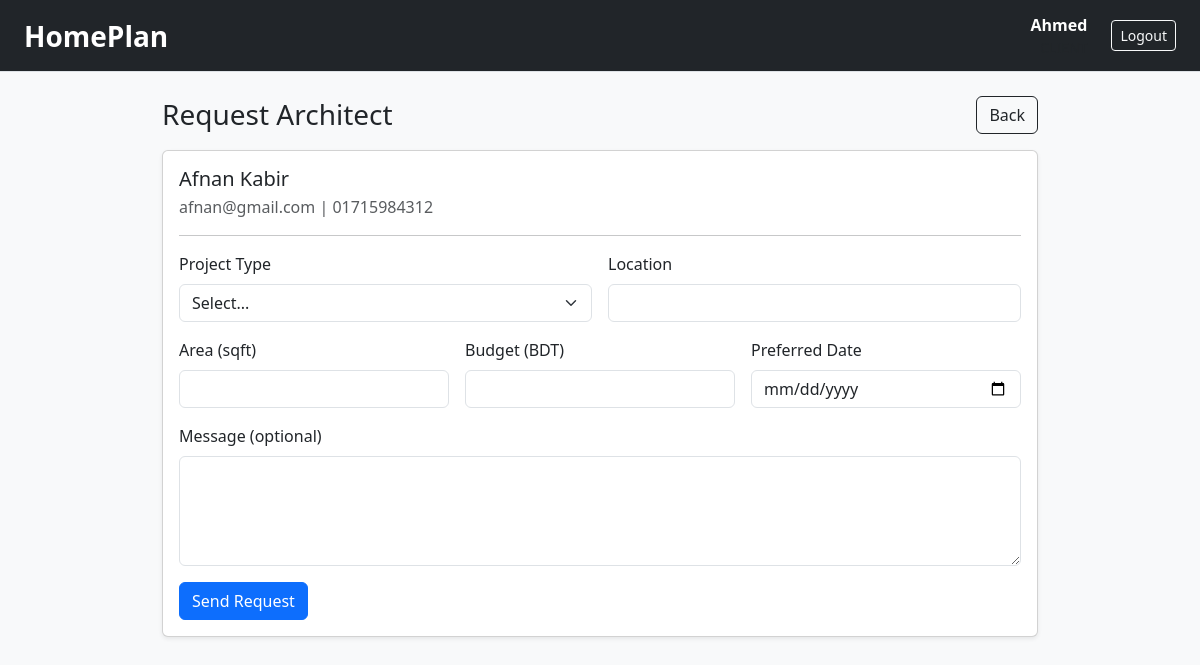
Page /client/architect_request.php?id=8 (signed in) on the committed database.
### tables this page shows
CREATE TABLE `users` (
  `user_id` int(11) NOT NULL,
  `role` enum('client','property_owner','developer','architect','material_provider','worker_provider','interior_designer','admin') NOT NULL,
  `provider_type` enum('developer','builder','contractor','architect') DEFAULT NULL,
  `full_name` varchar(120) NOT NULL,
  `email` varchar(190) NOT NULL,
  `phone` varchar(30) DEFAULT NULL,
  `password` varchar(255) NOT NULL,
  `profile_pic` varchar(255) DEFAULT NULL,
  `house` varchar(60) DEFAULT NULL,
  `street` varchar(80) DEFAULT NULL,
  `city` varchar(80) DEFAULT NULL,
  `area_code` varchar(20) DEFAULT NULL,
  `created_at` timestamp NOT NULL DEFAULT current_timestamp()
);

### client/architect_request.php (the view, shortened to what this page needs)
<?php
require_once __DIR__ . '/../config/db.php';
$architect_id = (int)($_GET['id'] ?? 0);
$st = $conn->prepare("
  SELECT u.user_id, u.full_name, u.email, u.phone
  FROM users u
  WHERE u.user_id=? AND LOWER(TRIM(u.role))='architect'
  LIMIT 1
");
$st->bind_param("i", $architect_id);
$st->execute();
$architect = $st->get_result()->fetch_assoc();
?>
<!doctype html>
<html>
<head>
  <link rel="stylesheet" href="https://cdn.jsdelivr.net/npm/bootstrap@5.3.3/dist/css/bootstrap.min.css">
</head>
<body class="bg-light">
<?php require_once __DIR__ . '/../includes/topbar.php'; ?>
<div class="container py-4" style="max-width: 900px;">
  <div class="d-flex justify-content-between align-items-center mb-3">
    <h3 class="m-0">Request Architect</h3>
    <a class="btn btn-outline-dark" href="/homeplan/client/architect_view.php?architect_id=<?= (int)$architect_id ?>">Back</a>
  </div>
  <div class="card shadow-sm">
    <div class="card-body">
      <h5 class="mb-1"><?= htmlspecialchars($architect['full_name']) ?></h5>
      <div class="text-muted">
        <?= htmlspecialchars($architect['email'] ?? '') ?>
        <?= !empty($architect['phone']) ? " | " . htmlspecialchars($architect['phone']) : "" ?>
      </div>
      <hr>
      <form method="post" action="/homeplan/client/architect_request_post.php" class="row g-3">
        <div class="col-md-6">
          <label class="form-label">Project Type</label>
          <select name="project_type" class="form-select" required>
            <option value="">Select...</option>
          </select>
        </div>
        <div class="col-md-6">
          <label class="form-label">Location</label>
          <input name="location" class="form-control" required>
        </div>
        <div class="col-md-4">
          <label class="form-label">Area (sqft)</label>
          <input name="area_sqft" type="number" class="form-control" min="0" required>
        </div>
        <div class="col-md-4">
          <label class="form-label">Budget (BDT)</label>
          <input name="budget" type="number" class="form-control" min="0">
        </div>
        <div class="col-md-4">
          <label class="form-label">Preferred Date</label>
          <input name="preferred_date" type="date" class="form-control">
        </div>
        <div class="col-12">
          <label class="form-label">Message (optional)</label>
          <textarea name="message" class="form-control" rows="4"></textarea>
        </div>
        <div class="col-12">
          <button class="btn btn-primary">Send Request</button>
        </div>
      </form>
    </div>
  </div>
</div>
</body>
</html>

### rows in the picture
users: full_name "Afnan Kabir", email "afnan@gmail.com", phone "01715984312"

### other values in the picture
$name "Ahmed"
